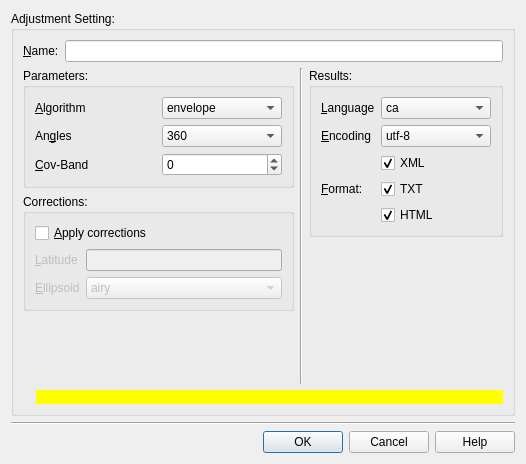
<?xml version="1.0" encoding="UTF-8"?>
<ui version="4.0">
 <class>AdjustmentSettingDialog</class>
 <widget class="QDialog" name="AdjustmentSettingDialog">
  <property name="geometry">
   <rect>
    <x>0</x>
    <y>0</y>
    <width>526</width>
    <height>464</height>
   </rect>
  </property>
  <property name="windowTitle">
   <string>Adjustment Setting</string>
  </property>
  <layout class="QVBoxLayout" name="verticalLayout_4">
   <item>
    <widget class="QGroupBox" name="groupBox_Adjustment_Setting">
     <property name="title">
      <string>Adjustment Setting:</string>
     </property>
     <layout class="QVBoxLayout" name="verticalLayout">
      <item>
       <layout class="QHBoxLayout" name="horizontalLayout_2">
        <item>
         <widget class="QLabel" name="label_Name">
          <property name="text">
           <string>&amp;Name:</string>
          </property>
          <property name="buddy">
           <cstring>lineEdit_Name</cstring>
          </property>
         </widget>
        </item>
        <item>
         <widget class="QLineEdit" name="lineEdit_Name"/>
        </item>
       </layout>
      </item>
      <item>
       <layout class="QHBoxLayout" name="horizontalLayout">
        <item>
         <layout class="QVBoxLayout" name="verticalLayout_2">
          <item>
           <widget class="QGroupBox" name="groupBox_Parameters">
            <property name="title">
             <string>Parameters:</string>
            </property>
            <layout class="QGridLayout" name="gridLayout_3">
             <item row="1" column="0">
              <widget class="QLabel" name="label_Angles">
               <property name="text">
                <string>An&amp;gles</string>
               </property>
               <property name="buddy">
                <cstring>comboBox_Angles</cstring>
               </property>
              </widget>
             </item>
             <item row="1" column="1">
              <widget class="QComboBox" name="comboBox_Angles">
               <item>
                <property name="text">
                 <string>360</string>
                </property>
               </item>
               <item>
                <property name="text">
                 <string>400</string>
                </property>
               </item>
              </widget>
             </item>
             <item row="2" column="0">
              <widget class="QLabel" name="label_Covband">
               <property name="text">
                <string>&amp;Cov-Band</string>
               </property>
               <property name="buddy">
                <cstring>spinBox_Covband</cstring>
               </property>
              </widget>
             </item>
             <item row="2" column="1">
              <widget class="QSpinBox" name="spinBox_Covband">
               <property name="minimum">
                <number>-1</number>
               </property>
               <property name="maximum">
                <number>200</number>
               </property>
              </widget>
             </item>
             <item row="0" column="0">
              <widget class="QLabel" name="label_Algorithm">
               <property name="text">
                <string>&amp;Algorithm</string>
               </property>
               <property name="buddy">
                <cstring>comboBox_Algorithm</cstring>
               </property>
              </widget>
             </item>
             <item row="0" column="1">
              <widget class="QComboBox" name="comboBox_Algorithm">
               <item>
                <property name="text">
                 <string>envelope</string>
                </property>
               </item>
               <item>
                <property name="text">
                 <string>gso</string>
                </property>
               </item>
               <item>
                <property name="text">
                 <string>cholesky</string>
                </property>
               </item>
               <item>
                <property name="text">
                 <string>svd</string>
                </property>
               </item>
              </widget>
             </item>
            </layout>
           </widget>
          </item>
          <item>
           <widget class="QGroupBox" name="groupBox_Corrections">
            <property name="title">
             <string>Corrections:</string>
            </property>
            <layout class="QGridLayout" name="gridLayout_2">
             <item row="0" column="0" colspan="2">
              <widget class="QCheckBox" name="checkBox_Apply_Corrections">
               <property name="text">
                <string>&amp;Apply corrections</string>
               </property>
              </widget>
             </item>
             <item row="1" column="0">
              <widget class="QLabel" name="label_Latitude">
               <property name="enabled">
                <bool>false</bool>
               </property>
               <property name="text">
                <string>&amp;Latitude</string>
               </property>
               <property name="buddy">
                <cstring>lineEdit_Latitude</cstring>
               </property>
              </widget>
             </item>
             <item row="1" column="1">
              <widget class="QLineEdit" name="lineEdit_Latitude">
               <property name="enabled">
                <bool>false</bool>
               </property>
              </widget>
             </item>
             <item row="2" column="0">
              <widget class="QLabel" name="label_Ellipsoid">
               <property name="enabled">
                <bool>false</bool>
               </property>
               <property name="text">
                <string>&amp;Ellipsoid</string>
               </property>
               <property name="buddy">
                <cstring>comboBox_Ellipsoid</cstring>
               </property>
              </widget>
             </item>
             <item row="2" column="1">
              <widget class="QComboBox" name="comboBox_Ellipsoid">
               <property name="enabled">
                <bool>false</bool>
               </property>
               <item>
                <property name="text">
                 <string>airy</string>
                </property>
               </item>
               <item>
                <property name="text">
                 <string>airy_mod</string>
                </property>
               </item>
               <item>
                <property name="text">
                 <string>apl1965</string>
                </property>
               </item>
               <item>
                <property name="text">
                 <string>andrae1876</string>
                </property>
               </item>
               <item>
                <property name="text">
                 <string>australian</string>
                </property>
               </item>
               <item>
                <property name="text">
                 <string>bessel</string>
                </property>
               </item>
               <item>
                <property name="text">
                 <string>bessel_nam</string>
                </property>
               </item>
               <item>
                <property name="text">
                 <string>clarke1858a</string>
                </property>
               </item>
               <item>
                <property name="text">
                 <string>clarke1858b</string>
                </property>
               </item>
               <item>
                <property name="text">
                 <string>clarke1866</string>
                </property>
               </item>
               <item>
                <property name="text">
                 <string>clarke1880</string>
                </property>
               </item>
               <item>
                <property name="text">
                 <string>clarke1880m</string>
                </property>
               </item>
               <item>
                <property name="text">
                 <string>cpm1799</string>
                </property>
               </item>
               <item>
                <property name="text">
                 <string>delambre</string>
                </property>
               </item>
               <item>
                <property name="text">
                 <string>engelis</string>
                </property>
               </item>
               <item>
                <property name="text">
                 <string>everest1830</string>
                </property>
               </item>
               <item>
                <property name="text">
                 <string>everest1848</string>
                </property>
               </item>
               <item>
                <property name="text">
                 <string>everest1856</string>
                </property>
               </item>
               <item>
                <property name="text">
                 <string>everest1869</string>
                </property>
               </item>
               <item>
                <property name="text">
                 <string>everest_ss</string>
                </property>
               </item>
               <item>
                <property name="text">
                 <string>fisher1960</string>
                </property>
               </item>
               <item>
                <property name="text">
                 <string>fisher1960m</string>
                </property>
               </item>
               <item>
                <property name="text">
                 <string>fischer1968</string>
                </property>
               </item>
               <item>
                <property name="text">
                 <string>grs67</string>
                </property>
               </item>
               <item>
                <property name="text">
                 <string>grs80</string>
                </property>
               </item>
               <item>
                <property name="text">
                 <string>hayford</string>
                </property>
               </item>
               <item>
                <property name="text">
                 <string>helmert</string>
                </property>
               </item>
               <item>
                <property name="text">
                 <string>hough</string>
                </property>
               </item>
               <item>
                <property name="text">
                 <string>iau76</string>
                </property>
               </item>
               <item>
                <property name="text">
                 <string>international</string>
                </property>
               </item>
               <item>
                <property name="text">
                 <string>kaula</string>
                </property>
               </item>
               <item>
                <property name="text">
                 <string>krassovski</string>
                </property>
               </item>
               <item>
                <property name="text">
                 <string>lerch</string>
                </property>
               </item>
               <item>
                <property name="text">
                 <string>mprts</string>
                </property>
               </item>
               <item>
                <property name="text">
                 <string>mercury</string>
                </property>
               </item>
               <item>
                <property name="text">
                 <string>merit</string>
                </property>
               </item>
               <item>
                <property name="text">
                 <string>new_intl</string>
                </property>
               </item>
               <item>
                <property name="text">
                 <string>nwl1965</string>
                </property>
               </item>
               <item>
                <property name="text">
                 <string>plessis</string>
                </property>
               </item>
               <item>
                <property name="text">
                 <string>se_asia</string>
                </property>
               </item>
               <item>
                <property name="text">
                 <string>sgs85</string>
                </property>
               </item>
               <item>
                <property name="text">
                 <string>schott</string>
                </property>
               </item>
               <item>
                <property name="text">
                 <string>sa1969</string>
                </property>
               </item>
               <item>
                <property name="text">
                 <string>walbeck</string>
                </property>
               </item>
               <item>
                <property name="text">
                 <string>wgs60</string>
                </property>
               </item>
               <item>
                <property name="text">
                 <string>wgs66</string>
                </property>
               </item>
               <item>
                <property name="text">
                 <string>wgs72</string>
                </property>
               </item>
               <item>
                <property name="text">
                 <string>wgs84</string>
                </property>
               </item>
              </widget>
             </item>
            </layout>
           </widget>
          </item>
          <item>
           <spacer name="verticalSpacer_2">
            <property name="orientation">
             <enum>Qt::Vertical</enum>
            </property>
            <property name="sizeHint" stdset="0">
             <size>
              <width>20</width>
              <height>40</height>
             </size>
            </property>
           </spacer>
          </item>
         </layout>
        </item>
        <item>
         <widget class="Line" name="line">
          <property name="orientation">
           <enum>Qt::Vertical</enum>
          </property>
         </widget>
        </item>
        <item>
         <layout class="QVBoxLayout" name="verticalLayout_3">
          <item>
           <widget class="QGroupBox" name="groupBox_Results">
            <property name="title">
             <string>Results:</string>
            </property>
            <layout class="QGridLayout" name="gridLayout">
             <item row="0" column="0">
              <widget class="QLabel" name="label_Language">
               <property name="text">
                <string>&amp;Language</string>
               </property>
               <property name="buddy">
                <cstring>comboBox_Language</cstring>
               </property>
              </widget>
             </item>
             <item row="0" column="1">
              <widget class="QComboBox" name="comboBox_Language">
               <item>
                <property name="text">
                 <string>ca</string>
                </property>
               </item>
               <item>
                <property name="text">
                 <string>cz</string>
                </property>
               </item>
               <item>
                <property name="text">
                 <string>du</string>
                </property>
               </item>
               <item>
                <property name="text">
                 <string>en</string>
                </property>
               </item>
               <item>
                <property name="text">
                 <string>hu</string>
                </property>
               </item>
               <item>
                <property name="text">
                 <string>fi</string>
                </property>
               </item>
               <item>
                <property name="text">
                 <string>fr</string>
                </property>
               </item>
               <item>
                <property name="text">
                 <string>ru</string>
                </property>
               </item>
               <item>
                <property name="text">
                 <string>ua</string>
                </property>
               </item>
              </widget>
             </item>
             <item row="1" column="0">
              <widget class="QLabel" name="label_Encoding">
               <property name="text">
                <string>&amp;Encoding</string>
               </property>
               <property name="buddy">
                <cstring>comboBox_Encoding</cstring>
               </property>
              </widget>
             </item>
             <item row="1" column="1">
              <widget class="QComboBox" name="comboBox_Encoding">
               <item>
                <property name="text">
                 <string>utf-8</string>
                </property>
               </item>
               <item>
                <property name="text">
                 <string>iso-8859-2</string>
                </property>
               </item>
               <item>
                <property name="text">
                 <string>iso-8859-2-flat</string>
                </property>
               </item>
               <item>
                <property name="text">
                 <string>cp-1250</string>
                </property>
               </item>
               <item>
                <property name="text">
                 <string>cp-1251</string>
                </property>
               </item>
              </widget>
             </item>
             <item row="2" column="1">
              <widget class="QCheckBox" name="checkBox_XML">
               <property name="text">
                <string>XML</string>
               </property>
               <property name="checked">
                <bool>true</bool>
               </property>
              </widget>
             </item>
             <item row="3" column="0">
              <widget class="QLabel" name="label_Format">
               <property name="text">
                <string>&amp;Format:</string>
               </property>
               <property name="buddy">
                <cstring>checkBox_XML</cstring>
               </property>
              </widget>
             </item>
             <item row="3" column="1">
              <widget class="QCheckBox" name="checkBox_TXT">
               <property name="text">
                <string>TXT</string>
               </property>
               <property name="checked">
                <bool>true</bool>
               </property>
              </widget>
             </item>
             <item row="4" column="1">
              <widget class="QCheckBox" name="checkBox_HTML">
               <property name="text">
                <string>HTML</string>
               </property>
               <property name="checked">
                <bool>true</bool>
               </property>
              </widget>
             </item>
            </layout>
           </widget>
          </item>
          <item>
           <spacer name="verticalSpacer">
            <property name="orientation">
             <enum>Qt::Vertical</enum>
            </property>
            <property name="sizeHint" stdset="0">
             <size>
              <width>20</width>
              <height>40</height>
             </size>
            </property>
           </spacer>
          </item>
         </layout>
        </item>
       </layout>
      </item>
      <item>
       <layout class="QHBoxLayout" name="horizontalLayout_3">
        <item>
         <widget class="QLabel" name="label_Warning_Icon">
          <property name="text">
           <string/>
          </property>
          <property name="pixmap">
           <pixmap resource="../qgama-core.qrc">:/images/icons/fileinfo-16.png</pixmap>
          </property>
         </widget>
        </item>
        <item>
         <widget class="QLabel" name="label_Warning">
          <property name="sizePolicy">
           <sizepolicy hsizetype="Preferred" vsizetype="Preferred">
            <horstretch>1</horstretch>
            <verstretch>0</verstretch>
           </sizepolicy>
          </property>
          <property name="styleSheet">
           <string notr="true">background:yellow;</string>
          </property>
          <property name="text">
           <string/>
          </property>
          <property name="wordWrap">
           <bool>true</bool>
          </property>
         </widget>
        </item>
       </layout>
      </item>
     </layout>
    </widget>
   </item>
   <item>
    <widget class="Line" name="line_2">
     <property name="orientation">
      <enum>Qt::Horizontal</enum>
     </property>
    </widget>
   </item>
   <item>
    <widget class="QDialogButtonBox" name="buttonBox">
     <property name="standardButtons">
      <set>QDialogButtonBox::Cancel|QDialogButtonBox::Help|QDialogButtonBox::Ok</set>
     </property>
    </widget>
   </item>
  </layout>
 </widget>
 <resources>
  <include location="../qgama-core.qrc"/>
 </resources>
 <connections>
  <connection>
   <sender>buttonBox</sender>
   <signal>rejected()</signal>
   <receiver>AdjustmentSettingDialog</receiver>
   <slot>reject()</slot>
   <hints>
    <hint type="sourcelabel">
     <x>262</x>
     <y>441</y>
    </hint>
    <hint type="destinationlabel">
     <x>262</x>
     <y>231</y>
    </hint>
   </hints>
  </connection>
  <connection>
   <sender>buttonBox</sender>
   <signal>accepted()</signal>
   <receiver>AdjustmentSettingDialog</receiver>
   <slot>accept()</slot>
   <hints>
    <hint type="sourcelabel">
     <x>262</x>
     <y>441</y>
    </hint>
    <hint type="destinationlabel">
     <x>262</x>
     <y>231</y>
    </hint>
   </hints>
  </connection>
 </connections>
</ui>
